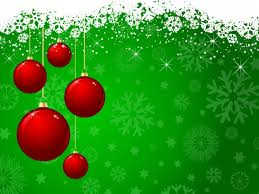
//> input picture 013_Shi-tomasi/ball1.jpg, 259 x 194 px
$ ./shitomasi ball1.jpg   (built with g++ and OpenCV 4)
//> lines starting //> are read from the running program, lines starting //| are printed output that depends on the picture; after the words box and inside, x2 and y2 are one past the last pixel; in counts of white or black regions, pixels touching at a corner belong together
#include "opencv2/highgui/highgui.hpp"
#include "opencv2/imgproc/imgproc.hpp"
#include <iostream>
#include <stdio.h>
#include <stdlib.h>

using namespace cv;
using namespace std;

/// Global variables
Mat src, src_gray;

int maxCorners = 23;
int maxTrackbar = 100;

RNG rng(12345);
char const* source_window = "Image";

/// Function header
void goodFeaturesToTrack_Demo( int, void* );

/**
 * @function main
 */
int main( int argc, char** argv )
{
  /// Load source image and convert it to gray
  src = imread( argv[1], 1 );
//> src is the input picture: 194 rows x 259 cols, CV_8UC3; mean B, G, R 42.3, 143.8, 59
  cvtColor( src, src_gray, COLOR_BGR2GRAY );
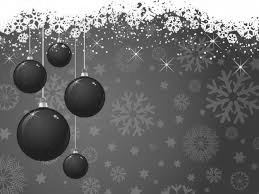
//> src_gray: 194 rows x 259 cols, CV_8UC1; min 16, max 255, mean 106.9

  /// Create Window
  namedWindow( source_window, WINDOW_AUTOSIZE );

  /// Create Trackbar to set the number of corners
  createTrackbar( "Max  corners:", source_window, &maxCorners, maxTrackbar, goodFeaturesToTrack_Demo );

  imshow( source_window, src );

  goodFeaturesToTrack_Demo( 0, 0 );

  waitKey(0);
  return(0);
}

/**
 * @function goodFeaturesToTrack_Demo.cpp
 * @brief Apply Shi-Tomasi corner detector
 */
void goodFeaturesToTrack_Demo( int, void* )
{
  if( maxCorners < 1 ) { maxCorners = 1; }

  /// Parameters for Shi-Tomasi algorithm
  vector<Point2f> corners;
  double qualityLevel = 0.01;
  double minDistance = 10;
  int blockSize = 3;
  bool useHarrisDetector = false;
  double k = 0.04;

  /// Copy the source image
  Mat copy;
  copy = src.clone();

  /// Apply corner detection
  goodFeaturesToTrack( src_gray,
               corners,
               maxCorners,
               qualityLevel,
               minDistance,
               Mat(),
               blockSize,
               useHarrisDetector,
               k );
//> corners = 23 Points (x, y), first 12: [246, 24], [170, 25], [183, 12], [195, 16], [17, 20], [224, 36], [143, 8], [249, 45], [208, 26], [222, 24], [195, 34], [211, 58]


  /// Draw corners detected
  cout<<"** Number of corners detected: "<<corners.size()<<endl;
//| ** Number of corners detected: 23
  int r = 4;
  for( int i = 0; i < corners.size(); i++ )
     { circle( copy, corners[i], r, Scalar(rng.uniform(0,255), rng.uniform(0,255),
              rng.uniform(0,255)), -1, 8, 0 ); }
//> this loop made 23 passes
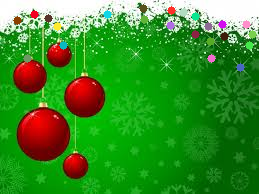
//> copy: 194 rows x 259 cols, CV_8UC3; 2.24% of pixels changed, all inside (x1, y1, x2, y2) = (13, 4, 257, 72)

  /// Show what you got
  namedWindow( source_window, WINDOW_AUTOSIZE );
  imshow( source_window, copy );
}
